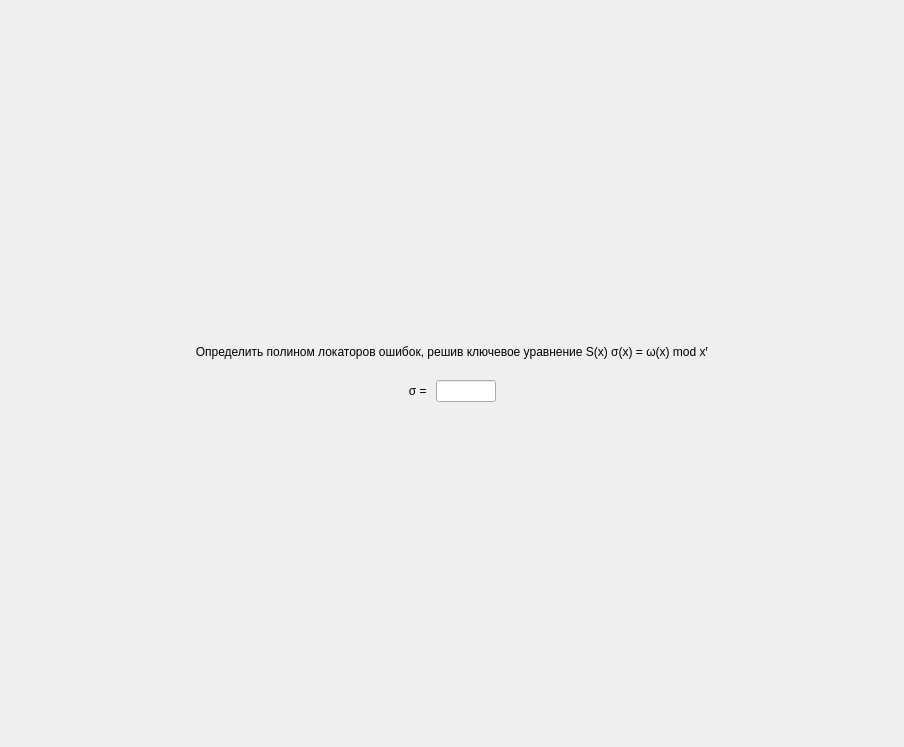
<?xml version="1.0" encoding="UTF-8"?>
<ui version="4.0">
 <class>ScreenTask9</class>
 <widget class="QFrame" name="ScreenTask9">
  <property name="geometry">
   <rect>
    <x>0</x>
    <y>0</y>
    <width>904</width>
    <height>747</height>
   </rect>
  </property>
  <property name="windowTitle">
   <string>Frame</string>
  </property>
  <layout class="QGridLayout" name="gridLayout">
   <property name="leftMargin">
    <number>0</number>
   </property>
   <property name="topMargin">
    <number>0</number>
   </property>
   <property name="rightMargin">
    <number>0</number>
   </property>
   <property name="bottomMargin">
    <number>0</number>
   </property>
   <property name="spacing">
    <number>6</number>
   </property>
   <item row="0" column="0">
    <layout class="QVBoxLayout" name="verticalLayout">
     <item>
      <spacer name="verticalSpacer_2">
       <property name="orientation">
        <enum>Qt::Vertical</enum>
       </property>
       <property name="sizeHint" stdset="0">
        <size>
         <width>20</width>
         <height>40</height>
        </size>
       </property>
      </spacer>
     </item>
     <item>
      <widget class="QLabel" name="title_2">
       <property name="styleSheet">
        <string notr="true">font: 75 20pt &quot;MS Shell Dlg 2&quot;;</string>
       </property>
       <property name="text">
        <string>Определить полином локаторов ошибок, решив ключевое уравнение S(x) σ(x) = ω(x) mod x&lt;sup&gt;r&lt;/sup&gt;</string>
       </property>
       <property name="alignment">
        <set>Qt::AlignCenter</set>
       </property>
       <property name="wordWrap">
        <bool>true</bool>
       </property>
      </widget>
     </item>
     <item>
      <spacer name="verticalSpacer_3">
       <property name="orientation">
        <enum>Qt::Vertical</enum>
       </property>
       <property name="sizeType">
        <enum>QSizePolicy::Minimum</enum>
       </property>
       <property name="sizeHint" stdset="0">
        <size>
         <width>0</width>
         <height>15</height>
        </size>
       </property>
      </spacer>
     </item>
     <item>
      <layout class="QHBoxLayout" name="horizontalLayout_2">
       <item>
        <spacer name="horizontalSpacer">
         <property name="orientation">
          <enum>Qt::Horizontal</enum>
         </property>
         <property name="sizeHint" stdset="0">
          <size>
           <width>0</width>
           <height>0</height>
          </size>
         </property>
        </spacer>
       </item>
       <item>
        <widget class="QLabel" name="label1">
         <property name="styleSheet">
          <string notr="true">font: 16pt &quot;MS Shell Dlg 2&quot;;</string>
         </property>
         <property name="text">
          <string>σ = </string>
         </property>
         <property name="alignment">
          <set>Qt::AlignRight|Qt::AlignTrailing|Qt::AlignVCenter</set>
         </property>
        </widget>
       </item>
       <item>
        <widget class="QLineEdit" name="input">
         <property name="sizePolicy">
          <sizepolicy hsizetype="Fixed" vsizetype="Fixed">
           <horstretch>0</horstretch>
           <verstretch>0</verstretch>
          </sizepolicy>
         </property>
         <property name="maximumSize">
          <size>
           <width>60</width>
           <height>16777215</height>
          </size>
         </property>
         <property name="styleSheet">
          <string notr="true">font: 16pt &quot;MS Shell Dlg 2&quot;;</string>
         </property>
         <property name="maxLength">
          <number>3</number>
         </property>
         <property name="alignment">
          <set>Qt::AlignCenter</set>
         </property>
        </widget>
       </item>
       <item>
        <spacer name="horizontalSpacer_4">
         <property name="orientation">
          <enum>Qt::Horizontal</enum>
         </property>
         <property name="sizeHint" stdset="0">
          <size>
           <width>0</width>
           <height>0</height>
          </size>
         </property>
        </spacer>
       </item>
      </layout>
     </item>
     <item>
      <spacer name="verticalSpacer">
       <property name="orientation">
        <enum>Qt::Vertical</enum>
       </property>
       <property name="sizeHint" stdset="0">
        <size>
         <width>20</width>
         <height>40</height>
        </size>
       </property>
      </spacer>
     </item>
    </layout>
   </item>
  </layout>
 </widget>
 <resources/>
 <connections/>
</ui>
